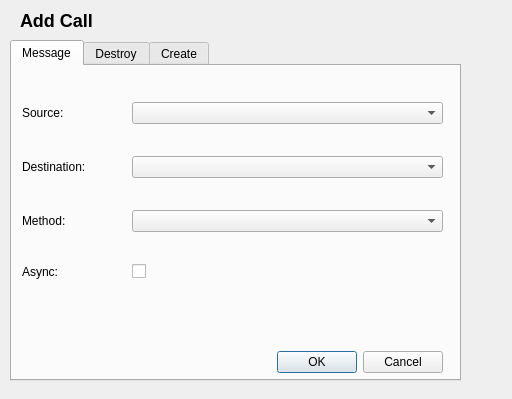
<?xml version="1.0" encoding="UTF-8"?>
<ui version="4.0">
 <class>NewCallDialog</class>
 <widget class="QDialog" name="NewCallDialog">
  <property name="geometry">
   <rect>
    <x>0</x>
    <y>0</y>
    <width>512</width>
    <height>399</height>
   </rect>
  </property>
  <property name="windowTitle">
   <string>Dialog</string>
  </property>
  <widget class="QTabWidget" name="tabWidget">
   <property name="geometry">
    <rect>
     <x>10</x>
     <y>40</y>
     <width>451</width>
     <height>341</height>
    </rect>
   </property>
   <property name="currentIndex">
    <number>0</number>
   </property>
   <widget class="QWidget" name="messageTab">
    <attribute name="title">
     <string>Message</string>
    </attribute>
    <widget class="QWidget" name="gridLayoutWidget">
     <property name="geometry">
      <rect>
       <x>10</x>
       <y>10</y>
       <width>421</width>
       <height>231</height>
      </rect>
     </property>
     <layout class="QGridLayout" name="gridLayout" columnstretch="1,3">
      <item row="0" column="1">
       <widget class="QComboBox" name="messageSourceComboBox"/>
      </item>
      <item row="2" column="1">
       <widget class="QComboBox" name="messageMethodComboBox"/>
      </item>
      <item row="3" column="0">
       <widget class="QLabel" name="label_5">
        <property name="text">
         <string>Async:</string>
        </property>
       </widget>
      </item>
      <item row="1" column="1">
       <widget class="QComboBox" name="messageDestinationComboBox"/>
      </item>
      <item row="1" column="0">
       <widget class="QLabel" name="label_2">
        <property name="text">
         <string>Destination:</string>
        </property>
       </widget>
      </item>
      <item row="0" column="0">
       <widget class="QLabel" name="label">
        <property name="text">
         <string>Source:</string>
        </property>
       </widget>
      </item>
      <item row="2" column="0">
       <widget class="QLabel" name="label_4">
        <property name="text">
         <string>Method:</string>
        </property>
       </widget>
      </item>
      <item row="3" column="1">
       <widget class="QCheckBox" name="messageAsyncCheckBox">
        <property name="layoutDirection">
         <enum>Qt::LeftToRight</enum>
        </property>
        <property name="text">
         <string/>
        </property>
       </widget>
      </item>
     </layout>
    </widget>
    <widget class="QDialogButtonBox" name="messageButtonBox">
     <property name="geometry">
      <rect>
       <x>90</x>
       <y>280</y>
       <width>341</width>
       <height>32</height>
      </rect>
     </property>
     <property name="orientation">
      <enum>Qt::Horizontal</enum>
     </property>
     <property name="standardButtons">
      <set>QDialogButtonBox::Cancel|QDialogButtonBox::Ok</set>
     </property>
    </widget>
   </widget>
   <widget class="QWidget" name="tab">
    <attribute name="title">
     <string>Destroy</string>
    </attribute>
    <widget class="QWidget" name="gridLayoutWidget_3">
     <property name="geometry">
      <rect>
       <x>10</x>
       <y>10</y>
       <width>421</width>
       <height>141</height>
      </rect>
     </property>
     <layout class="QGridLayout" name="gridLayout_3">
      <item row="0" column="0">
       <widget class="QLabel" name="label_12">
        <property name="text">
         <string>Source</string>
        </property>
       </widget>
      </item>
      <item row="1" column="0">
       <widget class="QLabel" name="label_11">
        <property name="text">
         <string>Destination</string>
        </property>
       </widget>
      </item>
      <item row="0" column="1">
       <widget class="QComboBox" name="destroySourceComboBox"/>
      </item>
      <item row="1" column="1">
       <widget class="QComboBox" name="destroyDestinationComboBox"/>
      </item>
     </layout>
    </widget>
    <widget class="QDialogButtonBox" name="destroyButtonBox">
     <property name="geometry">
      <rect>
       <x>90</x>
       <y>280</y>
       <width>341</width>
       <height>32</height>
      </rect>
     </property>
     <property name="orientation">
      <enum>Qt::Horizontal</enum>
     </property>
     <property name="standardButtons">
      <set>QDialogButtonBox::Cancel|QDialogButtonBox::Ok</set>
     </property>
    </widget>
   </widget>
   <widget class="QWidget" name="tab_2">
    <attribute name="title">
     <string>Create</string>
    </attribute>
    <widget class="QWidget" name="gridLayoutWidget_2">
     <property name="geometry">
      <rect>
       <x>10</x>
       <y>10</y>
       <width>421</width>
       <height>61</height>
      </rect>
     </property>
     <layout class="QGridLayout" name="gridLayout_2" columnstretch="1,3">
      <item row="0" column="0">
       <widget class="QLabel" name="label_6">
        <property name="text">
         <string>Source</string>
        </property>
       </widget>
      </item>
      <item row="0" column="1">
       <widget class="QComboBox" name="createSourceComboBox"/>
      </item>
     </layout>
    </widget>
    <widget class="QLabel" name="label_7">
     <property name="geometry">
      <rect>
       <x>30</x>
       <y>80</y>
       <width>311</width>
       <height>41</height>
      </rect>
     </property>
     <property name="font">
      <font>
       <pointsize>-1</pointsize>
       <weight>75</weight>
       <bold>true</bold>
      </font>
     </property>
     <property name="styleSheet">
      <string notr="true">font-weight: bold;
font-size: 15px;</string>
     </property>
     <property name="text">
      <string>New Instance</string>
     </property>
     <property name="textFormat">
      <enum>Qt::AutoText</enum>
     </property>
    </widget>
    <widget class="QWidget" name="gridLayoutWidget_4">
     <property name="geometry">
      <rect>
       <x>40</x>
       <y>120</y>
       <width>361</width>
       <height>131</height>
      </rect>
     </property>
     <layout class="QGridLayout" name="gridLayout_4" rowstretch="0,0,0" columnstretch="0,0">
      <item row="2" column="0">
       <widget class="QLabel" name="label_8">
        <property name="text">
         <string>Class</string>
        </property>
       </widget>
      </item>
      <item row="0" column="0">
       <widget class="QLabel" name="label_9">
        <property name="text">
         <string>Name:</string>
        </property>
       </widget>
      </item>
      <item row="0" column="1">
       <widget class="QLineEdit" name="createNameLineEdit"/>
      </item>
      <item row="2" column="1">
       <widget class="QComboBox" name="createClassesComboBox">
        <property name="enabled">
         <bool>true</bool>
        </property>
       </widget>
      </item>
     </layout>
    </widget>
    <widget class="QDialogButtonBox" name="createButtonBox">
     <property name="geometry">
      <rect>
       <x>90</x>
       <y>280</y>
       <width>341</width>
       <height>32</height>
      </rect>
     </property>
     <property name="orientation">
      <enum>Qt::Horizontal</enum>
     </property>
     <property name="standardButtons">
      <set>QDialogButtonBox::Cancel|QDialogButtonBox::Ok</set>
     </property>
    </widget>
   </widget>
  </widget>
  <widget class="QLabel" name="label_3">
   <property name="geometry">
    <rect>
     <x>20</x>
     <y>0</y>
     <width>311</width>
     <height>41</height>
    </rect>
   </property>
   <property name="styleSheet">
    <string notr="true">font-weight: bold;
font-size: 18px;</string>
   </property>
   <property name="text">
    <string>Add Call</string>
   </property>
   <property name="textFormat">
    <enum>Qt::AutoText</enum>
   </property>
  </widget>
 </widget>
 <resources/>
 <connections/>
</ui>
